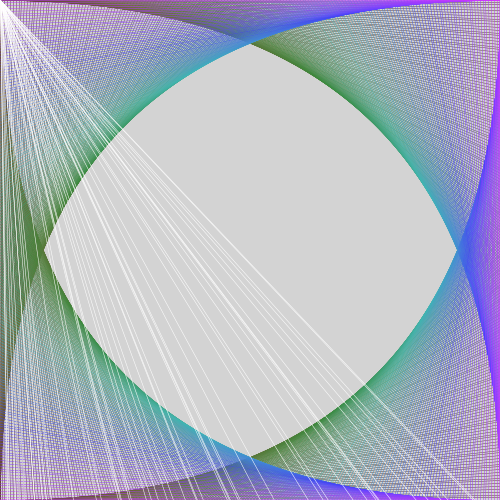
Frame 1 (no input)
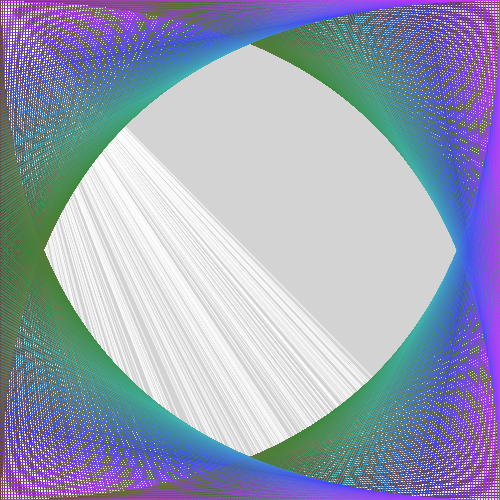
Frame 60 (the mouse pressed at the canvas centre just before this capture)
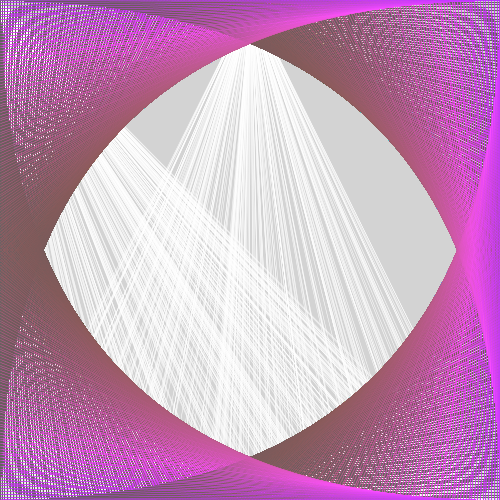
Frame 120 (the mouse held since frame 60 and released just before this capture)

The Processing sketch that drew these frames (run headless with seeded random() and noise(); from frame 60 on, the mouse is pressed at the canvas centre):

// Processing sketch: processing_172707
// ── processing_172707.pde

int timer = 0;
void setup()
{
  size(500,500);
  background(211,211,211);
  colorMode(HSB);
}

void draw()
{

  float delta = .45;
  strokeWeight(.5);
  stroke(255);
  float x = 0;
  while (x < 100)
  {
    float xpos = map(x,10,90,0,width);
    float ypos = map(x,10,90,0,height);
    stroke(map(xpos,mouseX,width,mouseX,200),map(ypos,mouseY,height,100,200),map(xpos*ypos,0,width*height,100,300));
    line(xpos,0,0,height-ypos);
    line(xpos,height,height,height-ypos);
    line(xpos,0,width,ypos);
    line(0,xpos,ypos,width);
    x += delta;
  }
  if (millis() > timer)
  {
    drawSomeLines(50);  
    timer += 1000;
  }
}



void mousePressed()
{
  setup();
}
void drawSomeLines(int n)
{
  stroke(0,0,255);
  strokeWeight(.5);
  for (int i = 0; i < n; i++)
  {
    line(random(width),500,mouseX,0);
  }
}
void keyPressed()

{
   background(10,10,0);
}
